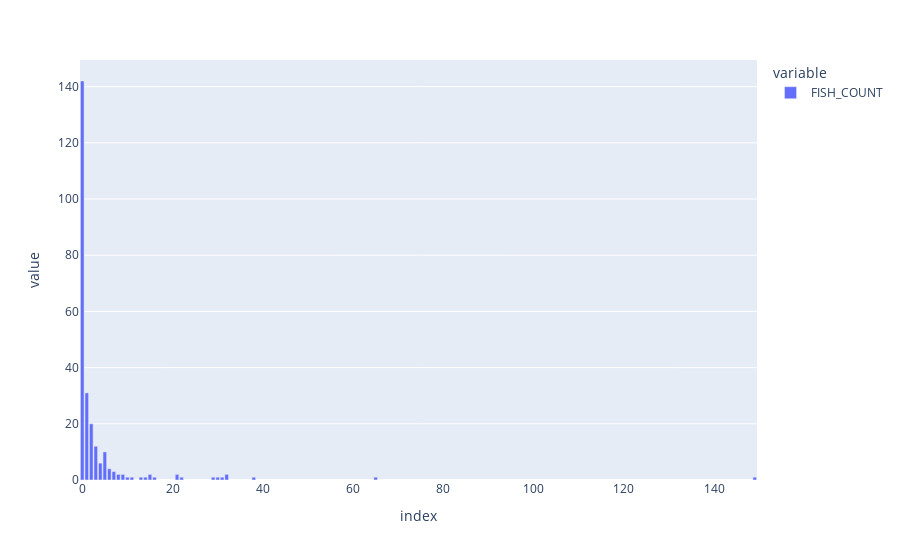

Notebook code for this chart:
### Code cell
px.bar(df['FISH_COUNT'].value_counts())

### Figure 1 — Plotly figure (JSON) as saved in the notebook; plotly's stock layout.template omitted (floating-point values rounded to 4 significant figures)
{"data": [{"alignmentgroup": "True", "hovertemplate": "variable=FISH_COUNT<br>index=%{x}<br>value=%{y}<extra></extra>", "legendgroup": "FISH_COUNT", "marker": {"color": "#636efa", "pattern": {"shape": ""}}, "name": "FISH_COUNT", "offsetgroup": "FISH_COUNT", "orientation": "v", "showlegend": true, "textposition": "auto", "type": "bar", "x": [0, 1, 2, 3, 5, 4, 6, 7, 21, 9, 8, 15, 32, 22, 149, 29, 14, 11, 31, 13, 65, 30, 16, 10, 38], "xaxis": "x", "y": [142, 31, 20, 12, 10, 6, 4, 3, 2, 2, 2, 2, 2, 1, 1, 1, 1, 1, 1, 1, 1, 1, 1, 1, 1], "yaxis": "y"}], "layout": {"barmode": "relative", "legend": {"title": {"text": "variable"}, "tracegroupgap": 0}, "margin": {"t": 60}, "xaxis": {"anchor": "y", "domain": [0, 1], "title": {"text": "index"}}, "yaxis": {"anchor": "x", "domain": [0, 1], "title": {"text": "value"}}}}
